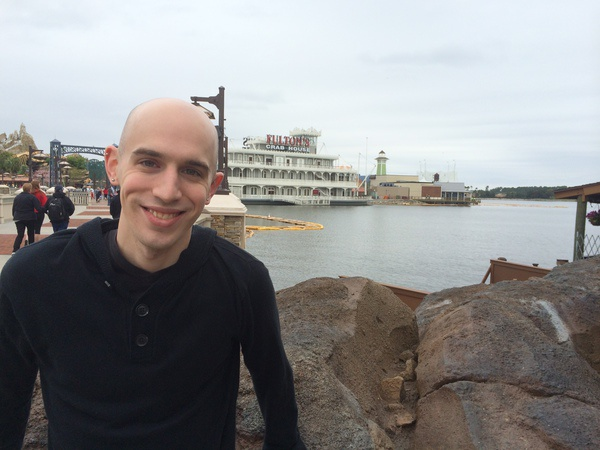
#> input picture 1_images/newimage.jpg, 600 x 450 px
$ python color_spaces.py --image ../../1_images/newimage.jpg   (older library calls are emulated)
#> lines starting #> are read from the running program, lines starting #| are printed output that depends on the picture
### src/imageutils.py
import argparse
import cv2
import numpy as np
from enum import Enum
from enum import IntEnum


class Color(Enum):
    WHITE = 255, 255, 255
    GREEN = 0, 255, 0


class Axis(IntEnum):
    """Wraps `flipMode` values for `cv2.flip` function."""
    BOTH = -1
    VERTICAL = 0
    HORIZONTAL = 1


def parsed_args():
    """Parses required -i image path command-line argument."""
    ap = argparse.ArgumentParser()
    ap.add_argument("-i", "--image", required=True, help="Path to the image")
    return vars(ap.parse_args())


def image_arg():
    """Attempts to retrieve image at `-i` command-line argument."""
    args = parsed_args()
    return cv2.imread(args["image"])
#> returned value is the input picture: shape (450, 600, 3); mean B, G, R 139.9, 140.1, 141


# [15 lines left out: functions image_with_gray_arg, print_pixel, not called in this run]


def wait_and_destroy_all_windows():
    cv2.waitKey(0)
    cv2.destroyAllWindows()


# [4 lines left out: function check_opencv_version, not called in this run]


def is_cv2():
    return check_opencv_version("2.")


# [17 lines left out: functions rotated, translated, not called in this run]

### src/basics/color_spaces.py
from imageutils import image_arg
from imageutils import wait_and_destroy_all_windows
import cv2


def compare_rgb(rgb_image):
    cv2.imshow("RGB", rgb_image)
    for (name, chan) in zip(("B", "G", "R"), cv2.split(rgb_image)):
        cv2.imshow(name, chan)
#> this loop made 3 passes
#> name on passes 1 to 3: 'B', 'G', 'R'
#> pass 1, in compare_rgb, `cv2.imshow(name, chan)`:
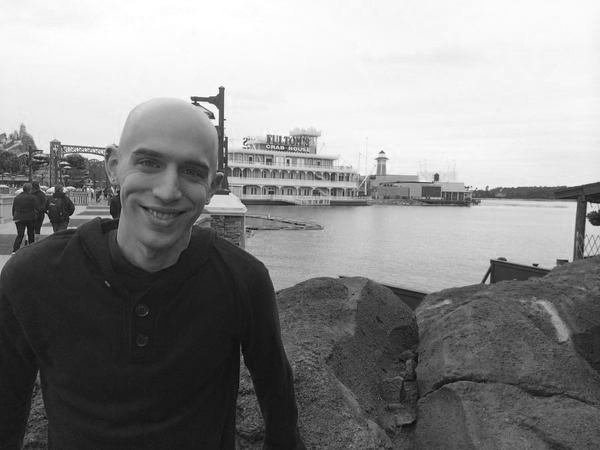
#> window 'B': shape (450, 600); min 6, max 255, mean 139.9
#> pass 2, in compare_rgb, `cv2.imshow(name, chan)`:
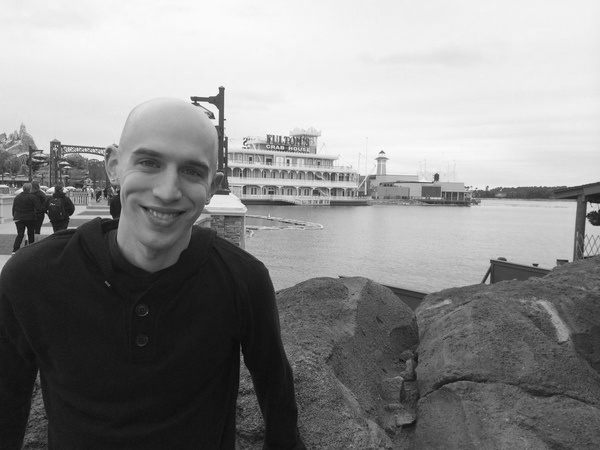
#> window 'G': shape (450, 600); min 8, max 254, mean 140.1
    wait_and_destroy_all_windows()


def compare_hsv(rgb_image):
    hsv_image = cv2.cvtColor(rgb_image, cv2.COLOR_BGR2HSV)
#> hsv_image: shape (450, 600, 3); mean H, S, V 75.1, 39.4, 148.8
    cv2.imshow("HSV", hsv_image)
    for (name, chan) in zip(("H", "S", "V"), cv2.split(hsv_image)):
        cv2.imshow(name, chan)
#> this loop made 3 passes
#> pass 1, in compare_hsv, `cv2.imshow(name, chan)`:
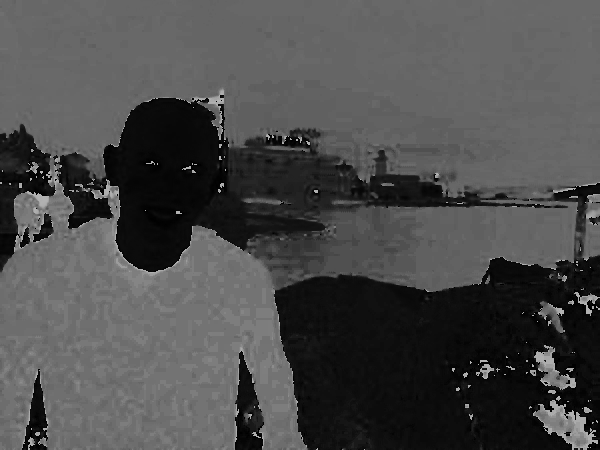
#> window 'H': shape (450, 600); min 0, max 179, mean 75.1
#> pass 2, in compare_hsv, `cv2.imshow(name, chan)`:
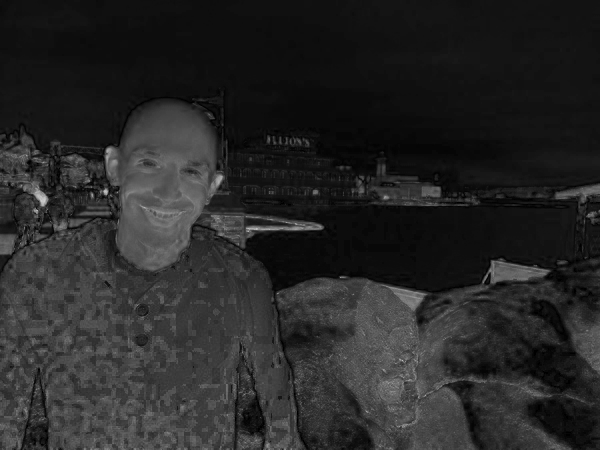
#> window 'S': shape (450, 600); min 0, max 205, mean 39.4
    wait_and_destroy_all_windows()


def compare_lab(rgb_image):
    """
    L* - Lightness, a* - blue-yellow scale, b* red-green scale.
    Euclidean distance has perceptual meaning.
    """
    lab_image = cv2.cvtColor(rgb_image, cv2.COLOR_BGR2LAB)
#> lab_image: shape (450, 600, 3); mean of channels 0, 1, 2 143.8, 128.8, 128.5
    cv2.imshow("L*a*b*", lab_image)
    for (name, chan) in zip(("L*", "a*", "b*"), cv2.split(lab_image)):
        cv2.imshow(name, chan)
#> this loop made 3 passes
#> pass 2, in compare_lab, `cv2.imshow(name, chan)`:
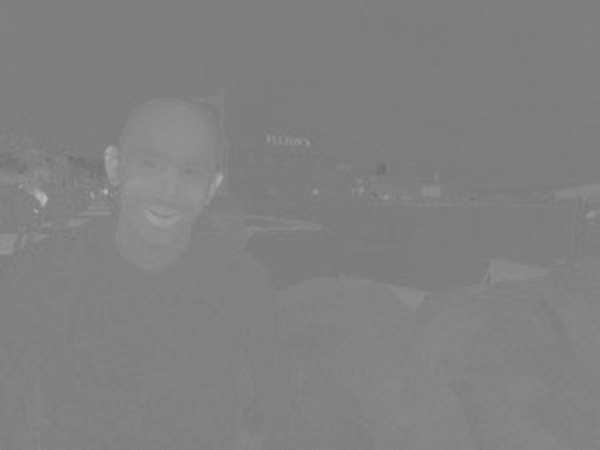
#> window 'a*': shape (450, 600); min 110, max 186, mean 128.8
    wait_and_destroy_all_windows()


image = image_arg()
compare_rgb(image)
compare_hsv(image)
compare_lab(image)

$ run again, on 1_images/giraffe.png
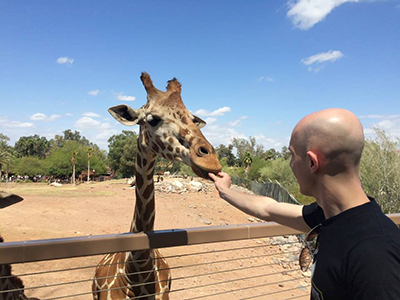
#> input picture 1_images/giraffe.png, 400 x 300 px
#> in image_arg, returned value is the input picture: shape (300, 400, 3); mean B, G, R 150.5, 143.8, 139.8
#> the loop in compare_rgb, `for (name, chan) in zip(("B", "G", "R"), cv2.split(rgb_image)):` made 3 passes
#> name on passes 1 to 3: 'B', 'G', 'R'
#> hsv_image: shape (300, 400, 3); mean H, S, V 62.7, 95.7, 178.6
#> the loop in compare_hsv, `for (name, chan) in zip(("H", "S", "V"), cv2.split(hsv_image)):` made 3 passes
#> pass 1, in compare_hsv, `cv2.imshow(name, chan)`:
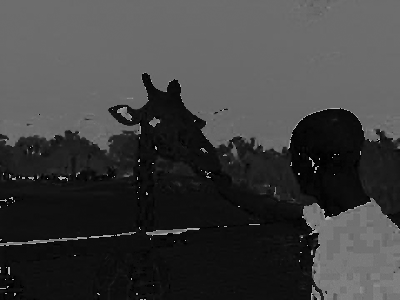
#> window 'H': shape (300, 400); min 0, max 179, mean 62.7
#> lab_image: shape (300, 400, 3); mean of channels 0, 1, 2 150.9, 130.8, 125
#> the loop in compare_lab, `for (name, chan) in zip(("L*", "a*", "b*"), cv2.split(lab_image)):` made 3 passes
#> pass 2, in compare_lab, `cv2.imshow(name, chan)`:
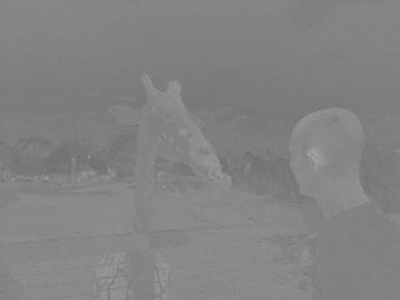
#> window 'a*': shape (300, 400); min 106, max 166, mean 130.8

$ run again, on 1_images/grand_canyon.png
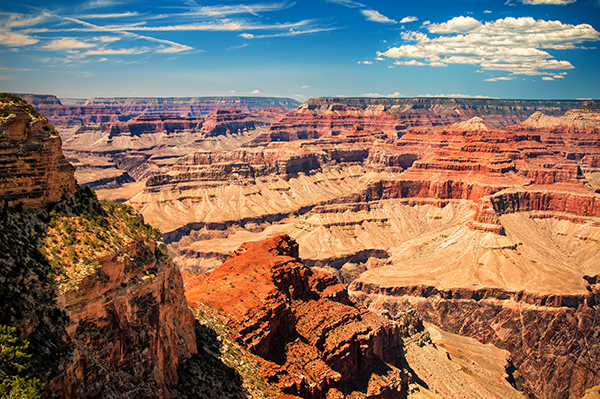
#> input picture 1_images/grand_canyon.png, 600 x 399 px
#> in image_arg, returned value is the input picture: shape (399, 600, 3); mean B, G, R 97.3, 113.1, 138.6
#> the loop in compare_rgb, `for (name, chan) in zip(("B", "G", "R"), cv2.split(rgb_image)):` made 3 passes
#> name on passes 1 to 3: 'B', 'G', 'R'
#> hsv_image: shape (399, 600, 3); mean H, S, V 45.6, 133.3, 159.1
#> the loop in compare_hsv, `for (name, chan) in zip(("H", "S", "V"), cv2.split(hsv_image)):` made 3 passes
#> lab_image: shape (399, 600, 3); mean of channels 0, 1, 2 127.2, 139.3, 141.6
#> the loop in compare_lab, `for (name, chan) in zip(("L*", "a*", "b*"), cv2.split(lab_image)):` made 3 passes
#> pass 1, in compare_lab, `cv2.imshow(name, chan)`:
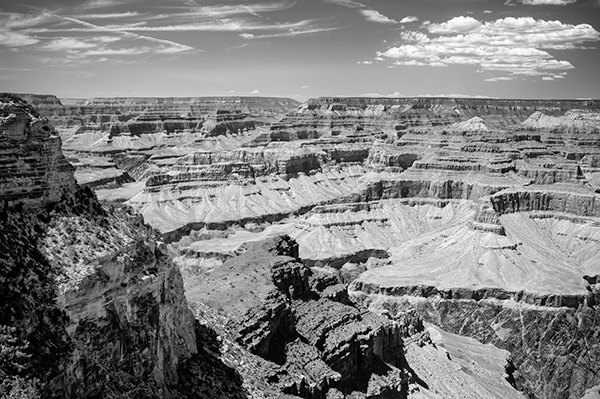
#> window 'L*': shape (399, 600); min 0, max 255, mean 127.2
#> pass 2, in compare_lab, `cv2.imshow(name, chan)`:
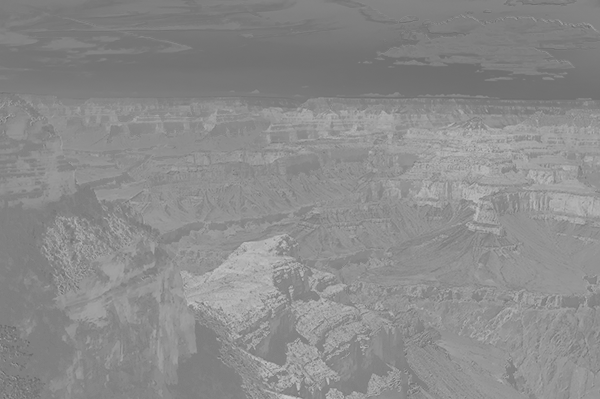
#> window 'a*': shape (399, 600); min 100, max 200, mean 139.3
